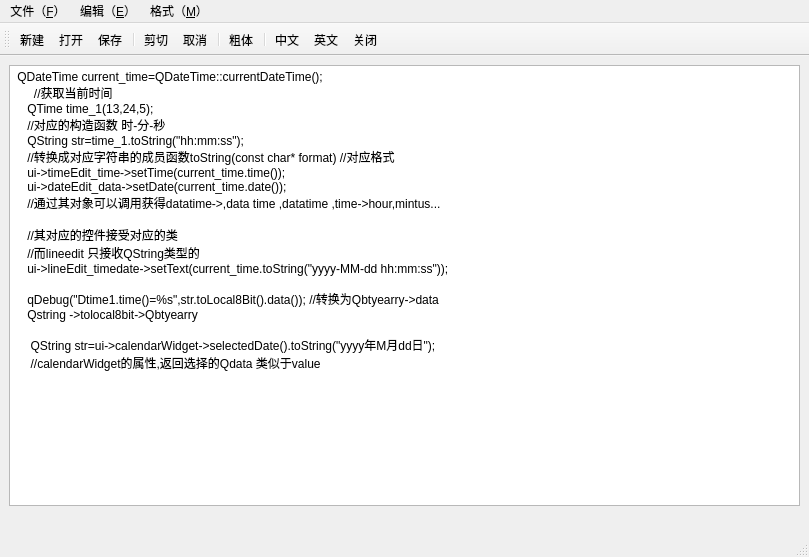
<?xml version="1.0" encoding="UTF-8"?>
<ui version="4.0">
 <class>MainWindow</class>
 <widget class="QMainWindow" name="MainWindow">
  <property name="geometry">
   <rect>
    <x>0</x>
    <y>0</y>
    <width>809</width>
    <height>557</height>
   </rect>
  </property>
  <property name="windowTitle">
   <string>MainWindow</string>
  </property>
  <widget class="QWidget" name="centralwidget">
   <layout class="QVBoxLayout" name="verticalLayout">
    <item>
     <widget class="QPlainTextEdit" name="plainTextEdit">
      <property name="font">
       <font>
        <bold>false</bold>
       </font>
      </property>
      <property name="plainText">
       <string> QDateTime current_time=QDateTime::currentDateTime(); 
      //获取当前时间
    QTime time_1(13,24,5);
    //对应的构造函数 时-分-秒
    QString str=time_1.toString(&quot;hh:mm:ss&quot;);
    //转换成对应字符串的成员函数toString(const char* format) //对应格式
    ui-&gt;timeEdit_time-&gt;setTime(current_time.time());
    ui-&gt;dateEdit_data-&gt;setDate(current_time.date());
    //通过其对象可以调用获得datatime-&gt;,data time ,datatime ,time-&gt;hour,mintus...
    
    //其对应的控件接受对应的类
    //而lineedit 只接收QString类型的
    ui-&gt;lineEdit_timedate-&gt;setText(current_time.toString(&quot;yyyy-MM-dd hh:mm:ss&quot;));

    qDebug(&quot;Dtime1.time()=%s&quot;,str.toLocal8Bit().data()); //转换为Qbtyearry-&gt;data
    Qstring -&gt;tolocal8bit-&gt;Qbtyearry

     QString str=ui-&gt;calendarWidget-&gt;selectedDate().toString(&quot;yyyy年M月dd日&quot;);
     //calendarWidget的属性,返回选择的Qdata 类似于value 
</string>
      </property>
     </widget>
    </item>
    <item>
     <widget class="QLabel" name="label">
      <property name="text">
       <string/>
      </property>
     </widget>
    </item>
   </layout>
  </widget>
  <widget class="QMenuBar" name="menubar">
   <property name="geometry">
    <rect>
     <x>0</x>
     <y>0</y>
     <width>809</width>
     <height>25</height>
    </rect>
   </property>
   <widget class="QMenu" name="menu_F">
    <property name="title">
     <string>文件（&amp;F）</string>
    </property>
    <addaction name="actFile_New"/>
    <addaction name="separator"/>
    <addaction name="actFile_open"/>
    <addaction name="separator"/>
    <addaction name="actFile_save"/>
   </widget>
   <widget class="QMenu" name="menu_E">
    <property name="title">
     <string>编辑（&amp;E）</string>
    </property>
    <addaction name="actFile_cut"/>
    <addaction name="actedit_cancel"/>
    <addaction name="separator"/>
   </widget>
   <widget class="QMenu" name="menu_M">
    <property name="title">
     <string>格式（&amp;M）</string>
    </property>
    <addaction name="actformat_bold"/>
   </widget>
   <addaction name="menu_F"/>
   <addaction name="menu_E"/>
   <addaction name="menu_M"/>
  </widget>
  <widget class="QStatusBar" name="statusbar"/>
  <widget class="QToolBar" name="toolBar">
   <property name="windowTitle">
    <string>toolBar</string>
   </property>
   <property name="toolButtonStyle">
    <enum>Qt::ToolButtonTextUnderIcon</enum>
   </property>
   <attribute name="toolBarArea">
    <enum>TopToolBarArea</enum>
   </attribute>
   <attribute name="toolBarBreak">
    <bool>false</bool>
   </attribute>
   <addaction name="actFile_New"/>
   <addaction name="actFile_open"/>
   <addaction name="actFile_save"/>
   <addaction name="separator"/>
   <addaction name="actFile_cut"/>
   <addaction name="actedit_cancel"/>
   <addaction name="separator"/>
   <addaction name="actformat_bold"/>
   <addaction name="separator"/>
   <addaction name="actfont_zn"/>
   <addaction name="actfont_en"/>
   <addaction name="action_close"/>
  </widget>
  <action name="actFile_New">
   <property name="icon">
    <iconset resource="res.qrc">
     <normaloff>:/icon/image1/copy-double.png</normaloff>:/icon/image1/copy-double.png</iconset>
   </property>
   <property name="text">
    <string>新建</string>
   </property>
   <property name="toolTip">
    <string>新建文件</string>
   </property>
   <property name="shortcut">
    <string>Ctrl+N</string>
   </property>
   <property name="menuRole">
    <enum>QAction::NoRole</enum>
   </property>
  </action>
  <action name="actFile_open">
   <property name="icon">
    <iconset resource="res.qrc">
     <normaloff>:/icon/image1/scan-double.png</normaloff>:/icon/image1/scan-double.png</iconset>
   </property>
   <property name="text">
    <string>打开</string>
   </property>
   <property name="shortcut">
    <string>Ctrl+O</string>
   </property>
   <property name="menuRole">
    <enum>QAction::NoRole</enum>
   </property>
  </action>
  <action name="actFile_save">
   <property name="icon">
    <iconset resource="res.qrc">
     <normaloff>:/icon/image1/heart-double.png</normaloff>:/icon/image1/heart-double.png</iconset>
   </property>
   <property name="text">
    <string>保存</string>
   </property>
   <property name="shortcut">
    <string>Ctrl+S</string>
   </property>
   <property name="menuRole">
    <enum>QAction::NoRole</enum>
   </property>
  </action>
  <action name="actFile_cut">
   <property name="icon">
    <iconset resource="res.qrc">
     <normaloff>:/icon/image1/enter-double.png</normaloff>:/icon/image1/enter-double.png</iconset>
   </property>
   <property name="text">
    <string>剪切</string>
   </property>
   <property name="menuRole">
    <enum>QAction::NoRole</enum>
   </property>
  </action>
  <action name="actedit_cancel">
   <property name="icon">
    <iconset resource="res.qrc">
     <normaloff>:/icon/image1/expand-line-2.png</normaloff>:/icon/image1/expand-line-2.png</iconset>
   </property>
   <property name="text">
    <string>取消</string>
   </property>
   <property name="menuRole">
    <enum>QAction::NoRole</enum>
   </property>
  </action>
  <action name="actformat_bold">
   <property name="icon">
    <iconset resource="res.qrc">
     <normaloff>:/icon/image1/notice-double.png</normaloff>:/icon/image1/notice-double.png</iconset>
   </property>
   <property name="text">
    <string>粗体</string>
   </property>
   <property name="menuRole">
    <enum>QAction::NoRole</enum>
   </property>
  </action>
  <action name="actfont_zn">
   <property name="icon">
    <iconset resource="res.qrc">
     <normaloff>:/icon/image1/down-double.png</normaloff>:/icon/image1/down-double.png</iconset>
   </property>
   <property name="text">
    <string>中文</string>
   </property>
   <property name="menuRole">
    <enum>QAction::NoRole</enum>
   </property>
  </action>
  <action name="actfont_en">
   <property name="icon">
    <iconset resource="res.qrc">
     <normaloff>:/icon/image1/up-double.png</normaloff>:/icon/image1/up-double.png</iconset>
   </property>
   <property name="text">
    <string>英文</string>
   </property>
   <property name="menuRole">
    <enum>QAction::NoRole</enum>
   </property>
  </action>
  <action name="action_close">
   <property name="text">
    <string>关闭</string>
   </property>
   <property name="menuRole">
    <enum>QAction::NoRole</enum>
   </property>
  </action>
 </widget>
 <resources>
  <include location="res.qrc"/>
 </resources>
 <connections>
  <connection>
   <sender>actFile_cut</sender>
   <signal>triggered()</signal>
   <receiver>plainTextEdit</receiver>
   <slot>cut()</slot>
   <hints>
    <hint type="sourcelabel">
     <x>-1</x>
     <y>-1</y>
    </hint>
    <hint type="destinationlabel">
     <x>397</x>
     <y>335</y>
    </hint>
   </hints>
  </connection>
 </connections>
</ui>
